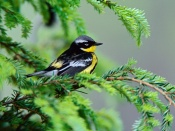
%> input picture bird.jpg, 175 x 131 px
$ octave Project3_part0.m   (GNU Octave 9; MATLAB toolbox functions it lacks are replaced by stand-ins)
%> lines starting %> are read from the running program, lines starting %| are printed output that depends on the picture
clear
close all

x = imread('bird.jpg');
%> x is the input picture: size 131x175x3 uint8; mean R, G, B 109.2, 143.9, 98.4
x = reshape(x,[131*175 3]);
x = double(x);

x = x';

m = mean(x')';
%> m = [109.2; 143.9; 98.41]

v = x*x'/22925 - m*m';
%> v = [2060.8 1912.7 2022.3; 1912.7 2216.2 1708.1; 2022.3 1708.1 2544.5]

%correlation coefficient
coff = zeros(3);

for i=1:3
    for j=1:3
        coff(i,j) = v(i,j)/sqrt(v(i,j))/sqrt(v(j,j));
    end
end
%> after the loop, coff = [1 0.929 0.892; 0.963 1 0.819; 0.991 0.878 1]

% eigenvector martix
[v1 v2] = eig(v);
%> v1 = [0.817 0.0642 0.573; -0.445 0.703 0.555; -0.367 -0.709 0.603]; v2 = [111.5 0 0; 0 668 0; 0 0 6042]

v1*v1'
%> ans = [1 -3.33e-16 -2.22e-16; -3.33e-16 1 1.67e-16; -2.22e-16 1.67e-16 1]
v1'*v1
%> ans = [1 -5.55e-17 -5.55e-17; -5.55e-17 1 -5.55e-17; -5.55e-17 -5.55e-17 1]

% mutual orthogonal
v1(:,1)'*v1(:,2)
%> ans = -5.55e-17

pca1 = v1(:,3)'*(x-m*ones(1,22925));
pca2 = v1(:,2)'*(x-m*ones(1,22925));
pca3 = v1(:,1)'*(x-m*ones(1,22925));

pca1 = reshape(pca1, [131 175]);
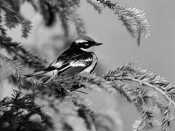
%> pca1: size 131x175 double; min -199, max 190.8, mean 0; drawn with min black and max white
pca2 = reshape(pca2, [131 175]);
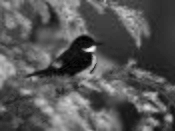
%> pca2: size 131x175 double; min -54.23, max 104.4, mean 0; drawn with min black and max white
pca3 = reshape(pca3, [131 175]);
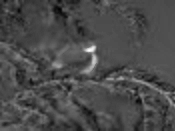
%> pca3: size 131x175 double; min -41.53, max 99.61, mean 0; drawn with min black and max white

subplot(1,3,1); imshow(pca1, []);
subplot(1,3,2); imshow(pca2, []);
subplot(1,3,3); imshow(pca3, []);

color_image = zeros(131, 175);
color_image(:,:,1) = pca1;
color_image(:,:,2) = pca2;
color_image(:,:,3) = pca3;
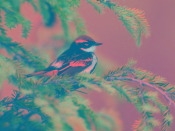
%> color_image: size 131x175x3 double; mean R, G, B 0, 0, 0; drawn with min black and max white

figure
imshow(color_image, [])
